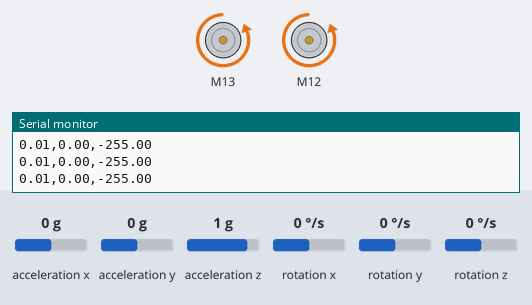
Simulated run of this sketch. Board: ESP32. Parts: 2 × DC motor (green arrow = forward, orange = backward, longer = faster), the last lines printed to the serial monitor. Wiring (inferred from the names in the program): MPU-6050 motion sensor at I2C address 0x68. Inputs (shaded band) come from the test bench; at power-on: acceleration y 0 g, rotation x 0 °/s, acceleration z 1 g, acceleration x 0 g, rotation y 0 °/s, rotation z 0 °/s.

Above: at 2.2 s.
2.3 s: acceleration y set to -1.4 g
At 3.7 s:
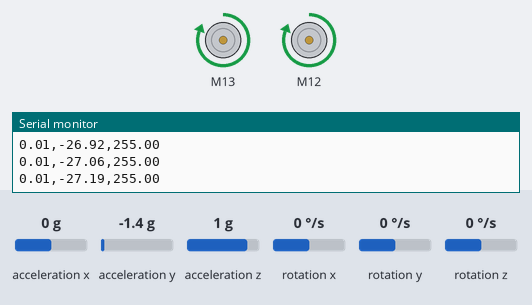
At 5.1 s:
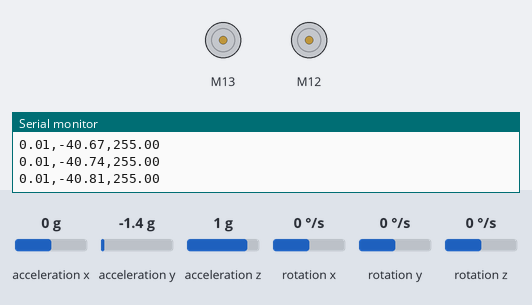
5.3 s: rotation x set to 100 °/s
7.2 s: rotation x set to -54 °/s
9.7 s: rotation x set to 17 °/s
12.7 s: rotation x set to 22 °/s
At 14.57 s:
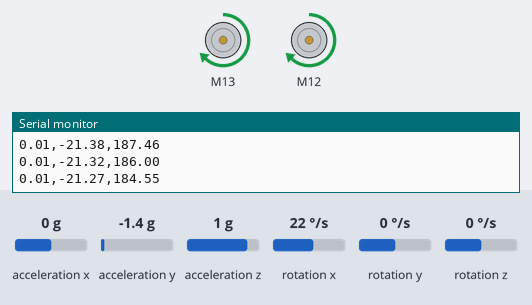
15.7 s: acceleration z set to 0.2 g
Timing chart, 0 to 20.6 s (numbered marks = the images above; inputs shaded):
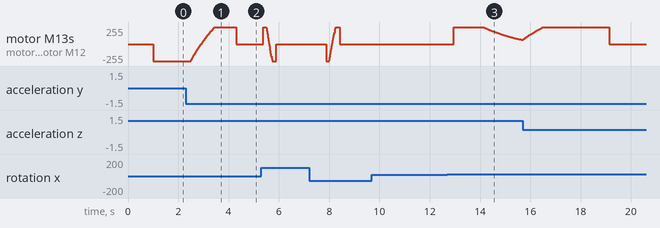

The sketch:

ESP32_PID_Manual_v4.ino
```cpp
#include <Wire.h>
#include <TB6612_ESP32.h>
#include <WiFi.h>

//---------------- TB6612 MOTOR DRIVER -------------//
#define AIN1 13 // ESP32 Pin D13 to TB6612FNG Pin AIN1
#define BIN1 12 // ESP32 Pin D12 to TB6612FNG Pin BIN1
#define AIN2 14 // ESP32 Pin D14 to TB6612FNG Pin AIN2
#define BIN2 17 // ESP32 Pin D27 to TB6612FNG Pin BIN2
#define PWMA 26 // ESP32 Pin D26 to TB6612FNG Pin PWMA
#define PWMB 25 // ESP32 Pin D25 to TB6612FNG Pin PWMB
#define STBY 33 // ESP32 Pin D33 to TB6612FNG Pin STBY

const int offsetA = 1;
const int offsetB = 1;

Motor motor1 = Motor(AIN1, AIN2, PWMA, offsetA, STBY,5000 ,8,1 );
Motor motor2 = Motor(BIN1, BIN2, PWMB, offsetB, STBY,5000 ,8,2 );
//--------------------------------------------------//

//---------------- MPU6050 -------------//
#define SDA_PIN 21
#define SCL_PIN 22
#define MPU_ADDR 0x68

// Raw data
int16_t ax, ay, az;
int16_t gx, gy, gz;

// Converted data
float accX, accY, accZ;
float gyroX, gyroY, gyroZ;

// Filter
float angle = 0;
float alpha = 0.995;

unsigned long lastTime = 0;
//-----------------------------//

//---------------- PID VARIABLES -------------//
// PID gains (start small)
float Kp = 28.10;
float Kd = 0.38;
float Ki = 0.01;

// PID state
float error = 0;
float prevError = 0;
float integral = 0;
float derivative = 0;

float output = 0;

// Setpoint (upright)
float setpoint = -14.2; // -12.5

float maxAngle = 20.0;  // degrees

const unsigned long loopTime = 10; // 10ms (100 Hz)
unsigned long lastLoopTime = 0;

float derivativeFiltered = 0;
float alpha_d = 0.9;  // 0.6–0.9 works well

float velocityEstimate = 0;

//-----------------------------------------//

// -------- WIFI --------
const char* ap_ssid = "2Wheel_Robot";
const char* ap_password = "";

WiFiServer server(80);
WiFiClient client;

// -------- TUNING STEPS --------
float stepKp = 0.1;
float stepKd = 0.01;
float stepKi = 0.001;
float stepSP = 0.1;

// -------------------- INIT --------------------
void initMPU() {
  Wire.beginTransmission(MPU_ADDR);
  Wire.write(0x6B); // PWR_MGMT_1
  Wire.write(0);    // Wake up MPU6050
  Wire.endTransmission(true);
}

// -------------------- READ --------------------
void readMPU() {
  Wire.beginTransmission(MPU_ADDR);
  Wire.write(0x3B); // starting register
  Wire.endTransmission(false);
  Wire.requestFrom(MPU_ADDR, 14, true);

  ax = Wire.read() << 8 | Wire.read();
  ay = Wire.read() << 8 | Wire.read();
  az = Wire.read() << 8 | Wire.read();

  Wire.read(); Wire.read(); // skip temperature

  gx = Wire.read() << 8 | Wire.read();
  gy = Wire.read() << 8 | Wire.read();
  gz = Wire.read() << 8 | Wire.read();
}

// -------------------- CONVERT --------------------
void convertData() {
  accX = ax / 16384.0;
  accY = ay / 16384.0;
  accZ = az / 16384.0;

  gyroX = gx / 131.0;
  gyroY = gy / 131.0;
  gyroZ = gz / 131.0;
}

// -------------------- FILTER --------------------
void updateAngle(float dt) {
  float accAngle = atan2(accY, accZ) * 180.0 / PI;
  angle = alpha * (angle + gyroX * dt) + (1 - alpha) * accAngle;
  //angle = accAngle;
}

// -------------------- PID FUNCTIONS --------------------//
float computePID(float angle, float dt) {
  error = setpoint - angle;

  // Integral
  integral += error * dt;

  // Clamp integral
  if (integral > 50) integral = 50;
  if (integral < -50) integral = -50;

  // Reset integral
  if (abs(error) < 0.3) {
    integral = 0;
  }

  // Derivative
  //derivative = (error - prevError) / dt;

  //float rawDerivative = (error - prevError) / dt;
  //derivativeFiltered = alpha_d * derivativeFiltered + (1 - alpha_d) * rawDerivative;

  // Use gyro directly (already deg/s)
  //derivativeFiltered = alpha_d * derivativeFiltered + (1 - alpha_d) * (-gyroX);
  derivativeFiltered = -gyroX;
  //derivativeFiltered = 0.8 * derivativeFiltered + 0.2 * (-gyroX);

  // This is here to see if it works instead of using velocity from encoders
  velocityEstimate = 0.9 * velocityEstimate + 0.1 * output;

  // PID output
  //float u = Kp * error + Ki * integral + Kd * derivative;
  //float u = Kp * error + Ki * integral + Kd * derivativeFiltered; // main output

  float u = Kp * error
        + Ki * integral
        + Kd * derivativeFiltered
        - 0.03 * velocityEstimate;  // test - try to substitute velocity from encoders

  prevError = error;

  return u;
}

float constrainOutput(float u) {
  if (u > 255) return 255;
  if (u < -255) return -255;
  return u;
}


void driveMotors(float u) {
  int speed = (int)u;

  // Deadband (optional but useful)
  //if (abs(speed) < 2) speed = 0;

  motor1.drive(speed);
  motor2.drive(speed);
}

/*
void driveMotors(float u) {
  float scaled = u;

  // Smooth nonlinear boost
  if (abs(u) < 50) {
    scaled = u * 3.0;
  }

  if (scaled > 255) scaled = 255;
  if (scaled < -255) scaled = -255;

  motor1.drive((int)scaled);
  motor2.drive((int)scaled);
}
*/

// ----------------------------------------//

// ----------------- WIFI -----------------------//
void handleWiFi() {
  WiFiClient newClient = server.available();

  if (newClient) {
  if (client) client.stop();  // close previous client
    client = newClient;
  }

  if (client && client.connected() && client.available()) {
    char cmd = client.read();

    // Ignore newline / carriage return
    if (cmd == '\n' || cmd == '\r') return;

    switch (cmd) {
      case 'q': Kp += stepKp; break;
      case 'a': Kp -= stepKp; break;

      case 'w': Kd += stepKd; break;
      case 's': Kd -= stepKd; break;

      case 'e': Ki += stepKi; break;
      case 'd': Ki -= stepKi; break;

      case 'z': setpoint += stepSP; break;
      case 'x': setpoint -= stepSP; break;
    }

    // Prevent negative gains
    if (Kp < 0) Kp = 0;
    if (Kd < 0) Kd = 0;
    if (Ki < 0) Ki = 0;

    // Send back values
    client.print("Kp: "); client.print(Kp);
    client.print(" | Kd: "); client.print(Kd);
    client.print(" | Ki: "); client.print(Ki);
    client.print(" | SP: "); client.println(setpoint);

    //Serial.print("Kp: "); Serial.print(Kp);
    //Serial.print(" | Kd: "); Serial.print(Kd);
    //Serial.print(" | Ki: "); Serial.print(Ki);
    //Serial.print(" | SP: "); Serial.println(setpoint);
  }
}
// ----------------------------------------//

// -------------------- SETUP --------------------
void setup() {
  Serial.begin(115200);

  Wire.begin(SDA_PIN, SCL_PIN);
  initMPU();

  delay(1000);
  lastTime = millis();

  // Brake
  brake(motor1, motor2);     // Stop Motor 1 and Motor 2 for 2 seconds
  //delay(2000);

  // WiFi Init
  WiFi.softAP(ap_ssid, ap_password);

  Serial.println("Access Point Started");
  Serial.print("IP: ");
  Serial.println(WiFi.softAPIP());

  server.begin();
}

// -------------------- LOOP --------------------
void loop() {

  handleWiFi();

  unsigned long now = millis();

  if (now - lastLoopTime >= loopTime) {

    //unsigned long start = micros(); // for code timing test only

    lastLoopTime = now;

    float dt_sec = loopTime / 1000.0;

    readMPU();
    convertData();
    updateAngle(dt_sec);

    output = computePID(angle, dt_sec);
    output = constrainOutput(output);

    if (abs(angle - setpoint) > maxAngle) {
      motor1.brake();
      motor2.brake();
      integral = 0;
      prevError = 0;
    } else {
      driveMotors(output);
    }

    Serial.print(dt_sec);
    Serial.print(",");
    Serial.print(angle);
    Serial.print(",");
    Serial.println(output);

    /*
    // for code timing test only
    unsigned long elapsed = micros() - start;
    Serial.print(",");
    Serial.println(elapsed);
    */
  }

}
```

Measured:
- the behaviour switches between 19 and 20 °/s on rotation x (found by bisection; images 2 and 3)
- after the input at 2.3 s, motor M13, motor M12: rises from backward 255/255 to forward 255/255 in 0.95 s, then falls to stopped in 0.86 s
